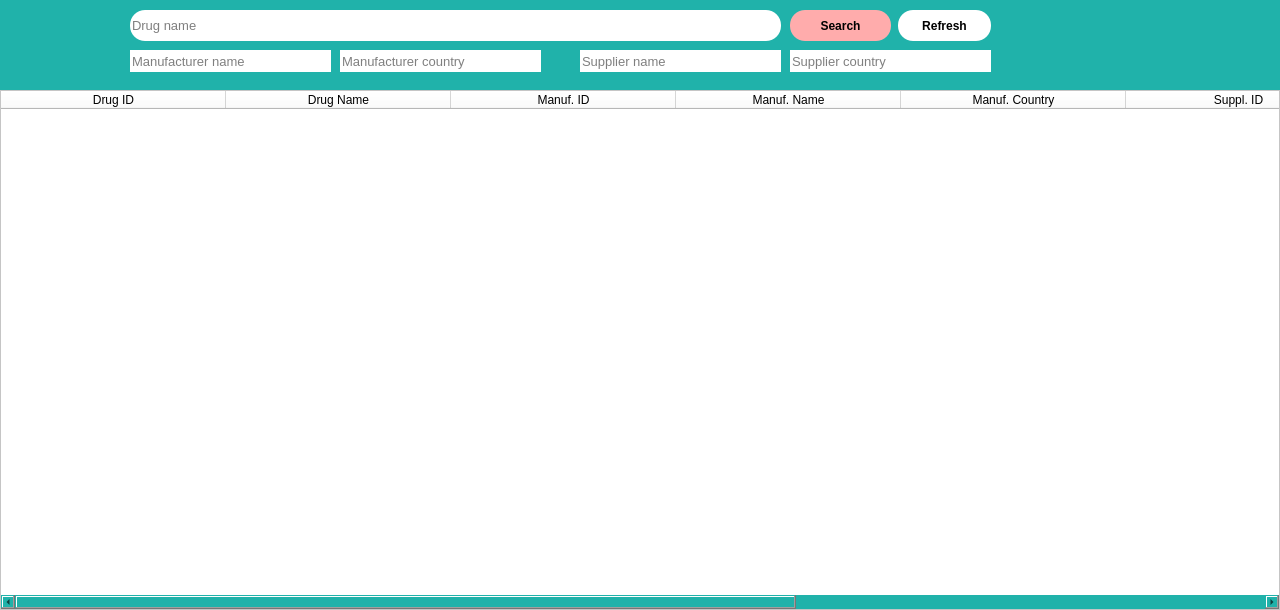
<?xml version="1.0" encoding="UTF-8"?>
<ui version="4.0">
 <class>DeliveryLogWindow</class>
 <widget class="QDialog" name="DeliveryLogWindow">
  <property name="geometry">
   <rect>
    <x>0</x>
    <y>0</y>
    <width>1280</width>
    <height>610</height>
   </rect>
  </property>
  <property name="minimumSize">
   <size>
    <width>1280</width>
    <height>610</height>
   </size>
  </property>
  <property name="maximumSize">
   <size>
    <width>1280</width>
    <height>610</height>
   </size>
  </property>
  <property name="windowTitle">
   <string>Delivery log</string>
  </property>
  <property name="windowIcon">
   <iconset>
    <normaloff>../media/logo.png</normaloff>../media/logo.png</iconset>
  </property>
  <property name="styleSheet">
   <string notr="true">background-color: rgb(32, 178, 170);</string>
  </property>
  <widget class="QTableWidget" name="tableWidget">
   <property name="geometry">
    <rect>
     <x>0</x>
     <y>90</y>
     <width>1280</width>
     <height>520</height>
    </rect>
   </property>
   <property name="sizePolicy">
    <sizepolicy hsizetype="Expanding" vsizetype="Expanding">
     <horstretch>0</horstretch>
     <verstretch>0</verstretch>
    </sizepolicy>
   </property>
   <property name="styleSheet">
    <string notr="true">background-color: rgb(255, 255, 255);</string>
   </property>
   <property name="sizeAdjustPolicy">
    <enum>QAbstractScrollArea::AdjustToContents</enum>
   </property>
   <property name="showDropIndicator" stdset="0">
    <bool>true</bool>
   </property>
   <property name="alternatingRowColors">
    <bool>false</bool>
   </property>
   <property name="gridStyle">
    <enum>Qt::CustomDashLine</enum>
   </property>
   <property name="sortingEnabled">
    <bool>true</bool>
   </property>
   <property name="wordWrap">
    <bool>true</bool>
   </property>
   <property name="rowCount">
    <number>0</number>
   </property>
   <property name="columnCount">
    <number>8</number>
   </property>
   <attribute name="horizontalHeaderCascadingSectionResizes">
    <bool>false</bool>
   </attribute>
   <attribute name="horizontalHeaderMinimumSectionSize">
    <number>40</number>
   </attribute>
   <attribute name="horizontalHeaderDefaultSectionSize">
    <number>225</number>
   </attribute>
   <attribute name="verticalHeaderVisible">
    <bool>false</bool>
   </attribute>
   <attribute name="verticalHeaderMinimumSectionSize">
    <number>30</number>
   </attribute>
   <attribute name="verticalHeaderDefaultSectionSize">
    <number>30</number>
   </attribute>
   <attribute name="verticalHeaderHighlightSections">
    <bool>true</bool>
   </attribute>
   <column>
    <property name="text">
     <string>Drug ID</string>
    </property>
    <property name="font">
     <font>
      <weight>50</weight>
      <bold>false</bold>
     </font>
    </property>
    <property name="background">
     <color alpha="0">
      <red>0</red>
      <green>0</green>
      <blue>0</blue>
     </color>
    </property>
   </column>
   <column>
    <property name="text">
     <string>Drug Name</string>
    </property>
   </column>
   <column>
    <property name="text">
     <string>Manuf. ID</string>
    </property>
   </column>
   <column>
    <property name="text">
     <string>Manuf. Name</string>
    </property>
   </column>
   <column>
    <property name="text">
     <string>Manuf. Country</string>
    </property>
   </column>
   <column>
    <property name="text">
     <string>Suppl. ID</string>
    </property>
   </column>
   <column>
    <property name="text">
     <string>Suppl. Name</string>
    </property>
   </column>
   <column>
    <property name="text">
     <string>Suppl. Country</string>
    </property>
   </column>
  </widget>
  <widget class="QPushButton" name="refresh_btn">
   <property name="geometry">
    <rect>
     <x>898</x>
     <y>10</y>
     <width>93</width>
     <height>31</height>
    </rect>
   </property>
   <property name="font">
    <font>
     <weight>75</weight>
     <bold>true</bold>
    </font>
   </property>
   <property name="styleSheet">
    <string notr="true">QPushButton {
	background-color: rgb(255, 255, 255);
	color: rgb(0, 0, 0);
	border-radius: 15px;
}

QPushButton:pressed {
	background-color: rgb(105, 205, 255);
}</string>
   </property>
   <property name="text">
    <string>Refresh</string>
   </property>
  </widget>
  <widget class="QPushButton" name="search_btn">
   <property name="enabled">
    <bool>true</bool>
   </property>
   <property name="geometry">
    <rect>
     <x>790</x>
     <y>10</y>
     <width>101</width>
     <height>31</height>
    </rect>
   </property>
   <property name="font">
    <font>
     <weight>75</weight>
     <bold>true</bold>
    </font>
   </property>
   <property name="styleSheet">
    <string notr="true">QPushButton {
	background-color: rgb(255, 172, 172);
	color: rgb(0, 0, 0);
	border-radius: 15px;
}

QPushButton:pressed {
	background-color: rgb(105, 205, 255);
}</string>
   </property>
   <property name="text">
    <string>Search</string>
   </property>
  </widget>
  <widget class="QLineEdit" name="search_drug_fld">
   <property name="geometry">
    <rect>
     <x>130</x>
     <y>10</y>
     <width>651</width>
     <height>31</height>
    </rect>
   </property>
   <property name="font">
    <font>
     <pointsize>10</pointsize>
    </font>
   </property>
   <property name="styleSheet">
    <string notr="true">background-color: rgb(255, 255, 255);
color: rgb(0, 0, 0);
border-radius: 15px;</string>
   </property>
   <property name="maxLength">
    <number>200</number>
   </property>
   <property name="placeholderText">
    <string>Drug name</string>
   </property>
  </widget>
  <widget class="QLineEdit" name="supplier_name_fld">
   <property name="geometry">
    <rect>
     <x>580</x>
     <y>50</y>
     <width>201</width>
     <height>22</height>
    </rect>
   </property>
   <property name="font">
    <font>
     <pointsize>10</pointsize>
    </font>
   </property>
   <property name="styleSheet">
    <string notr="true">background-color: rgb(255, 255, 255);
color: rgb(0, 0, 0);
border-radius: 15px;</string>
   </property>
   <property name="maxLength">
    <number>50</number>
   </property>
   <property name="placeholderText">
    <string>Supplier name</string>
   </property>
  </widget>
  <widget class="QLineEdit" name="manufacturer_country_fld">
   <property name="geometry">
    <rect>
     <x>340</x>
     <y>50</y>
     <width>201</width>
     <height>22</height>
    </rect>
   </property>
   <property name="font">
    <font>
     <pointsize>10</pointsize>
    </font>
   </property>
   <property name="styleSheet">
    <string notr="true">background-color: rgb(255, 255, 255);
color: rgb(0, 0, 0);
border-radius: 15px;</string>
   </property>
   <property name="maxLength">
    <number>50</number>
   </property>
   <property name="placeholderText">
    <string>Manufacturer country</string>
   </property>
  </widget>
  <widget class="QLineEdit" name="supplier_country_fld">
   <property name="geometry">
    <rect>
     <x>790</x>
     <y>50</y>
     <width>201</width>
     <height>22</height>
    </rect>
   </property>
   <property name="font">
    <font>
     <pointsize>10</pointsize>
    </font>
   </property>
   <property name="styleSheet">
    <string notr="true">background-color: rgb(255, 255, 255);
color: rgb(0, 0, 0);
border-radius: 15px;</string>
   </property>
   <property name="maxLength">
    <number>50</number>
   </property>
   <property name="placeholderText">
    <string>Supplier country</string>
   </property>
  </widget>
  <widget class="QLineEdit" name="manufacturer_name_fld">
   <property name="geometry">
    <rect>
     <x>130</x>
     <y>50</y>
     <width>201</width>
     <height>22</height>
    </rect>
   </property>
   <property name="font">
    <font>
     <pointsize>10</pointsize>
    </font>
   </property>
   <property name="styleSheet">
    <string notr="true">background-color: rgb(255, 255, 255);
color: rgb(0, 0, 0);
border-radius: 15px;</string>
   </property>
   <property name="maxLength">
    <number>50</number>
   </property>
   <property name="placeholderText">
    <string>Manufacturer name</string>
   </property>
  </widget>
 </widget>
 <resources/>
 <connections/>
</ui>
